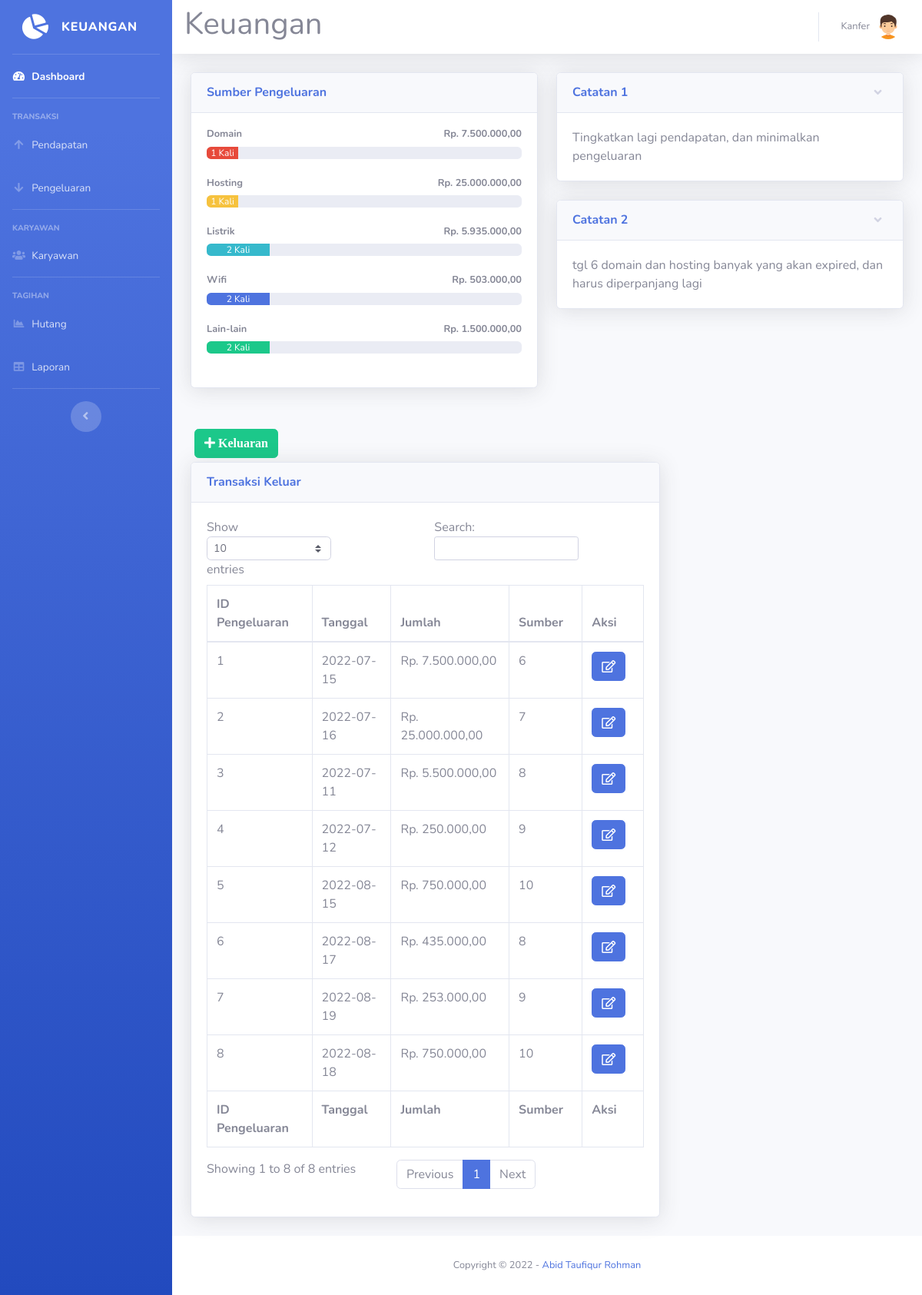
Screenshot of /pengeluaran.php (signed in) with the database file from the repository.
### tables this page shows
CREATE TABLE `sumber` (
  `id_sumber` int(11) NOT NULL,
  `nama` varchar(40) NOT NULL
);

CREATE TABLE `catatan` (
  `id_catatan` int(11) NOT NULL,
  `catatan` text NOT NULL
);

CREATE TABLE `pengeluaran` (
  `id_pengeluaran` int(11) NOT NULL,
  `tgl_pengeluaran` date NOT NULL,
  `jumlah` int(11) NOT NULL,
  `id_sumber` int(11) NOT NULL
);

### pengeluaran.php (the view, shortened to what this page needs)
<!DOCTYPE html>
<html lang="en">
<head>
  <link href="vendor/fontawesome-free/css/all.min.css" rel="stylesheet" type="text/css">
  <link href="css/sb-admin-2.min.css" rel="stylesheet">
</head>
<body id="page-top">
<?php
require 'koneksi.php';
require ('sidebar.php');
?>
      <div id="content">
<?php require ('navbar.php');?>
        <div class="container-fluid">
          <div class="row">
            <div class="col-lg-6 mb-4">
              <div class="card shadow mb-4">
                <div class="card-header py-3">
                  <h6 class="m-0 font-weight-bold text-primary">Sumber Pengeluaran</h6>
                </div>
                <div class="card-body">
				<?php
				$namasumber1 = mysqli_query($koneksi,"SELECT * FROM `sumber` where id_sumber= 6 ");
				$sumbern1= mysqli_fetch_assoc($namasumber1);
				$namasumber2 = mysqli_query($koneksi,"SELECT * FROM `sumber` where id_sumber= 7 ");
				$sumbern2= mysqli_fetch_assoc($namasumber2);
				$namasumber3 = mysqli_query($koneksi,"SELECT * FROM `sumber` where id_sumber= 8 ");
				$sumbern3= mysqli_fetch_assoc($namasumber3);
				$namasumber4 = mysqli_query($koneksi,"SELECT * FROM `sumber` where id_sumber= 9 ");
				$sumbern4= mysqli_fetch_assoc($namasumber4);
				$namasumber5 = mysqli_query($koneksi,"SELECT * FROM `sumber` where id_sumber= 10 ");
				$sumbern5= mysqli_fetch_assoc($namasumber5);
				$hasil1=mysqli_query($koneksi,"SELECT * FROM pengeluaran where id_sumber = 6");
				while ($jumlah1=mysqli_fetch_array($hasil1)){
				$arrayhasil1[] = $jumlah1['jumlah'];
				}
				$jumlahhasil1 = array_sum($arrayhasil1);
				$hasil2=mysqli_query($koneksi,"SELECT * FROM pengeluaran where id_sumber = 7");
				while ($jumlah2=mysqli_fetch_array($hasil2)){
				$arrayhasil2[] = $jumlah2['jumlah'];
				}
				$jumlahhasil2 = array_sum($arrayhasil2);
				$hasil3=mysqli_query($koneksi,"SELECT * FROM pengeluaran where id_sumber = 8");
				while ($jumlah3=mysqli_fetch_array($hasil3)){
				$arrayhasil3[] = $jumlah3['jumlah'];
				}
				$jumlahhasil3 = array_sum($arrayhasil3);
				$hasil4=mysqli_query($koneksi,"SELECT * FROM pengeluaran where id_sumber = 9");
				while ($jumlah4=mysqli_fetch_array($hasil4)){
				$arrayhasil4[] = $jumlah4['jumlah'];
				}
				$jumlahhasil4 = array_sum($arrayhasil4);
				$hasil5=mysqli_query($koneksi,"SELECT * FROM pengeluaran where id_sumber = 10");
				while ($jumlah5=mysqli_fetch_array($hasil5)){
				$arrayhasil5[] = $jumlah5['jumlah'];
				}
				$jumlahhasil5 = array_sum($arrayhasil5);
				$sumber1 = mysqli_query($koneksi,"SELECT id_sumber FROM pengeluaran where id_sumber ='6'");
				$sumber1text = mysqli_num_rows($sumber1);
				$sumber1 = mysqli_num_rows($sumber1);
				$sumber1 = $sumber1 * 10;
				$sumber2 = mysqli_query($koneksi,"SELECT id_sumber FROM pengeluaran where id_sumber ='7'");
				$sumber2text = mysqli_num_rows($sumber2);
				$sumber2 = mysqli_num_rows($sumber2);
				$sumber2 = $sumber2 * 10;
				$sumber3 = mysqli_query($koneksi,"SELECT id_sumber FROM pengeluaran where id_sumber ='8'");
				$sumber3text = mysqli_num_rows($sumber3);
				$sumber3 = mysqli_num_rows($sumber3);
				$sumber3 = $sumber3 * 10;
				$sumber4 = mysqli_query($koneksi,"SELECT id_sumber FROM pengeluaran where id_sumber ='9'");
				$sumber4text = mysqli_num_rows($sumber4);
				$sumber4 = mysqli_num_rows($sumber4);
				$sumber4 = $sumber4 * 10;
				$sumber5 = mysqli_query($koneksi,"SELECT id_sumber FROM pengeluaran where id_sumber ='10'");
				$sumber5text = mysqli_num_rows($sumber5);
				$sumber5 = mysqli_num_rows($sumber5);
				$sumber5 = $sumber5 * 10;
				echo '
                  <h4 class="small font-weight-bold">'.$sumbern1['nama'].'<span class="float-right">Rp. '.number_format($jumlahhasil1,2,',','.').'</span></h4>
                  <div class="progress mb-4">
                    <div class="progress-bar bg-danger" role="progressbar" style="width:'.$sumber1.'%" aria-valuenow="50" aria-valuemin="0" aria-valuemax="100">'.$sumber1text.' Kali</div>
                  </div>
				  <h4 class="small font-weight-bold">'.$sumbern2['nama'].'<span class="float-right">Rp. '.number_format($jumlahhasil2,2,',','.').'</span></h4>
                  <div class="progress mb-4">
                    <div class="progress-bar bg-warning" role="progressbar" style="width:'.$sumber2.'%" aria-valuenow="50" aria-valuemin="0" aria-valuemax="100">'.$sumber2text.' Kali</div>
                  </div>
				  <h4 class="small font-weight-bold">'.$sumbern3['nama'].'<span class="float-right">Rp. '.number_format($jumlahhasil3,2,',','.').'</span></h4>
                  <div class="progress mb-4">
                    <div class="progress-bar bg-info" role="progressbar" style="width:'.$sumber3.'%" aria-valuenow="50" aria-valuemin="0" aria-valuemax="100">'.$sumber3text.' Kali</div>
                  </div>
				  <h4 class="small font-weight-bold">'.$sumbern4['nama'].'<span class="float-right">Rp. '.number_format($jumlahhasil4,2,',','.').'</span></h4>
                  <div class="progress mb-4">
                    <div class="progress-bar bg-primary" role="progressbar" style="width:'.$sumber4.'%" aria-valuenow="50" aria-valuemin="0" aria-valuemax="100">'.$sumber4text.' Kali</div>
                  </div>
				  <h4 class="small font-weight-bold">'.$sumbern5['nama'].'<span class="float-right">Rp. '.number_format($jumlahhasil5,2,',','.').'</span></h4>
                  <div class="progress mb-4">
                    <div class="progress-bar bg-success" role="progressbar" style="width:'.$sumber5.'%" aria-valuenow="50" aria-valuemin="0" aria-valuemax="100">'.$sumber5text.' Kali</div>
                  </div>';
				  ?>
                </div>
              </div>
			  </div>
			              <div class="col-lg-6">
              <div class="card shadow mb-4">
                <a href="#collapseCardExample" class="d-block card-header py-3" data-toggle="collapse" role="button" aria-expanded="true" aria-controls="collapseCardExample">
                  <h6 class="m-0 font-weight-bold text-primary">Catatan 1</h6>
                </a>
                <div class="collapse show" id="collapseCardExample">
                  <div class="card-body">
                    <?php
					$catatan = mysqli_query($koneksi, "SELECT catatan From catatan WHERE id_catatan = 3");
					$catatan = mysqli_fetch_array($catatan);
					echo $catatan['catatan'];
					?>
                  </div>
                </div>
              </div>
			                <div class="card shadow mb-4">
                <a href="#collapseCardExample1" class="d-block card-header py-3" data-toggle="collapse" role="button" aria-expanded="true" aria-controls="collapseCardExample1">
                  <h6 class="m-0 font-weight-bold text-primary">Catatan 2</h6>
                </a>
                <div class="collapse show" id="collapseCardExample1">
                  <div class="card-body">
                     <?php
					$catatan = mysqli_query($koneksi, "SELECT catatan From catatan WHERE id_catatan = 4");
					$catatan = mysqli_fetch_array($catatan);
					echo $catatan['catatan'];
					?>
                  </div>
                </div>
              </div>
			  </div>
			  </div>
			<button type="button" class="btn btn-success" style="margin:5px" data-toggle="modal" data-target="#myModalTambah"><i class="fa fa-plus"> Keluaran</i></button><br>
	<div class="row">
		<div class="col-xl-8 col-lg-7">
          <div class="card shadow mb-4">
            <div class="card-header py-3">
              <h6 class="m-0 font-weight-bold text-primary">Transaksi Keluar</h6>
            </div>
            <div class="card-body">
              <div class="table-responsive">
                <table class="table table-bordered" id="dataTable" width="100%" cellspacing="0">
                  <thead>
                    <tr>
                      <th>ID Pengeluaran</th>
                      <th>Tanggal</th>
                      <th>Jumlah</th>
                      <th>Sumber</th>
					  <th>Aksi</th>
                    </tr>
                  </thead>
                  <tfoot>
                    <tr>
                      <th>ID Pengeluaran</th>
                      <th>Tanggal</th>
                      <th>Jumlah</th>
                      <th>Sumber</th>
                      <th>Aksi</th>
                    </tr>
                  </tfoot>
                  <tbody>
				  <?php
$query = mysqli_query($koneksi,"SELECT * FROM pengeluaran");
while ($data = mysqli_fetch_assoc($query))
{
?>
                    <tr>
                      <td><?=$data['id_pengeluaran']?></td>
                      <td><?=$data['tgl_pengeluaran']?></td>
                      <td>Rp. <?=number_format($data['jumlah'],2,',','.');?></td>
                      <td><?=$data['id_sumber']?></td>
					  <td>
<a href="#" type="button" class=" fa fa-edit btn btn-primary btn-md" data-toggle="modal" data-target="#myModal<?php echo $data['id_pengeluaran']; ?>"></a>
</td>
</tr>
  </div>
<?php
}
?>
              </div>
<?php require 'footer.php'?>
</body>
</html>

### rows the page displays
sumber: nama "Domain"
sumber: nama "Hosting"
sumber: nama "Listrik"
sumber: nama "Wifi"
sumber: nama "Lain-lain"
catatan: catatan "Tingkatkan lagi pendapatan, dan minimalkan pengeluaran"
catatan: catatan "tgl 6 domain dan hosting banyak yang akan expired, dan harus diperpanjang lagi"
pengeluaran: id_pengeluaran "1", tgl_pengeluaran "2022-07-15", jumlah "7.500.000,00", id_sumber "6"
pengeluaran: id_pengeluaran "2", tgl_pengeluaran "2022-07-16", jumlah "25.000.000,00", id_sumber "7"
pengeluaran: id_pengeluaran "3", tgl_pengeluaran "2022-07-11", jumlah "5.500.000,00", id_sumber "8"
pengeluaran: id_pengeluaran "4", tgl_pengeluaran "2022-07-12", jumlah "250.000,00", id_sumber "9"
pengeluaran: id_pengeluaran "5", tgl_pengeluaran "2022-08-15", jumlah "750.000,00", id_sumber "10"
pengeluaran: id_pengeluaran "6", tgl_pengeluaran "2022-08-17", jumlah "435.000,00", id_sumber "8"
pengeluaran: id_pengeluaran "7", tgl_pengeluaran "2022-08-19", jumlah "253.000,00", id_sumber "9"
pengeluaran: id_pengeluaran "8", tgl_pengeluaran "2022-08-18", jumlah "750.000,00", id_sumber "10"

### other values shown
$_SESSION['nama'] "Kanfer"
$jumlahhasil1 "7.500.000,00"
$sumber1text "1"
$jumlahhasil2 "25.000.000,00"
$sumber2text "1"
$jumlahhasil3 "5.935.000,00"
$sumber3text "2"
$jumlahhasil4 "503.000,00"
$sumber4text "2"
$jumlahhasil5 "1.500.000,00"
$sumber5text "2"
